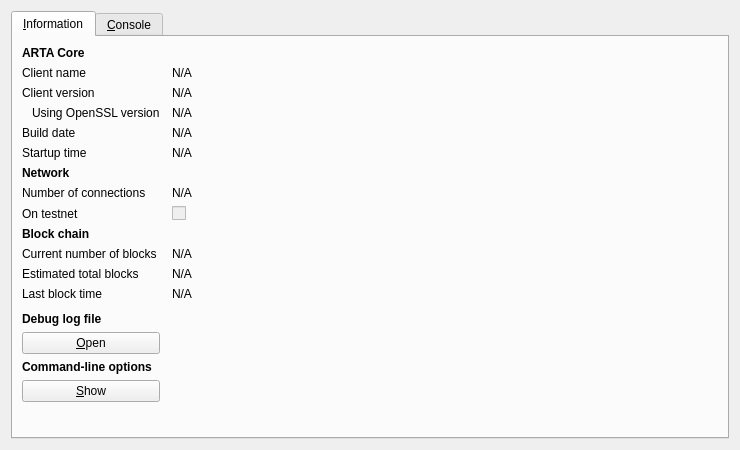
<?xml version="1.0" encoding="UTF-8"?>
<ui version="4.0">
 <class>RPCConsole</class>
 <widget class="QDialog" name="RPCConsole">
  <property name="geometry">
   <rect>
    <x>0</x>
    <y>0</y>
    <width>740</width>
    <height>450</height>
   </rect>
  </property>
  <property name="windowTitle">
   <string>ARTA - Debug window</string>
  </property>
  <layout class="QVBoxLayout" name="verticalLayout_2">
   <item>
    <widget class="QTabWidget" name="tabWidget">
     <property name="currentIndex">
      <number>0</number>
     </property>
     <widget class="QWidget" name="tab_info">
      <attribute name="title">
       <string>&amp;Information</string>
      </attribute>
      <layout class="QGridLayout" name="gridLayout" columnstretch="0,1">
       <property name="horizontalSpacing">
        <number>12</number>
       </property>
       <item row="0" column="0">
        <widget class="QLabel" name="label_9">
         <property name="font">
          <font>
           <weight>75</weight>
           <bold>true</bold>
          </font>
         </property>
         <property name="text">
          <string>ARTA Core</string>
         </property>
        </widget>
       </item>
       <item row="1" column="0">
        <widget class="QLabel" name="label_5">
         <property name="text">
          <string>Client name</string>
         </property>
        </widget>
       </item>
       <item row="1" column="1">
        <widget class="QLabel" name="clientName">
         <property name="cursor">
          <cursorShape>IBeamCursor</cursorShape>
         </property>
         <property name="text">
          <string>N/A</string>
         </property>
         <property name="textFormat">
          <enum>Qt::PlainText</enum>
         </property>
         <property name="textInteractionFlags">
          <set>Qt::LinksAccessibleByMouse|Qt::TextSelectableByKeyboard|Qt::TextSelectableByMouse</set>
         </property>
        </widget>
       </item>
       <item row="2" column="0">
        <widget class="QLabel" name="label_6">
         <property name="text">
          <string>Client version</string>
         </property>
        </widget>
       </item>
       <item row="2" column="1">
        <widget class="QLabel" name="clientVersion">
         <property name="cursor">
          <cursorShape>IBeamCursor</cursorShape>
         </property>
         <property name="text">
          <string>N/A</string>
         </property>
         <property name="textFormat">
          <enum>Qt::PlainText</enum>
         </property>
         <property name="textInteractionFlags">
          <set>Qt::LinksAccessibleByMouse|Qt::TextSelectableByKeyboard|Qt::TextSelectableByMouse</set>
         </property>
        </widget>
       </item>
       <item row="3" column="0">
        <widget class="QLabel" name="label_14">
         <property name="text">
          <string>Using OpenSSL version</string>
         </property>
         <property name="indent">
          <number>10</number>
         </property>
        </widget>
       </item>
       <item row="3" column="1">
        <widget class="QLabel" name="openSSLVersion">
         <property name="cursor">
          <cursorShape>IBeamCursor</cursorShape>
         </property>
         <property name="text">
          <string>N/A</string>
         </property>
         <property name="textFormat">
          <enum>Qt::PlainText</enum>
         </property>
         <property name="textInteractionFlags">
          <set>Qt::LinksAccessibleByMouse|Qt::TextSelectableByKeyboard|Qt::TextSelectableByMouse</set>
         </property>
        </widget>
       </item>
       <item row="4" column="0">
        <widget class="QLabel" name="label_12">
         <property name="text">
          <string>Build date</string>
         </property>
        </widget>
       </item>
       <item row="4" column="1">
        <widget class="QLabel" name="buildDate">
         <property name="cursor">
          <cursorShape>IBeamCursor</cursorShape>
         </property>
         <property name="text">
          <string>N/A</string>
         </property>
         <property name="textFormat">
          <enum>Qt::PlainText</enum>
         </property>
         <property name="textInteractionFlags">
          <set>Qt::LinksAccessibleByMouse|Qt::TextSelectableByKeyboard|Qt::TextSelectableByMouse</set>
         </property>
        </widget>
       </item>
       <item row="5" column="0">
        <widget class="QLabel" name="label_13">
         <property name="text">
          <string>Startup time</string>
         </property>
        </widget>
       </item>
       <item row="5" column="1">
        <widget class="QLabel" name="startupTime">
         <property name="cursor">
          <cursorShape>IBeamCursor</cursorShape>
         </property>
         <property name="text">
          <string>N/A</string>
         </property>
         <property name="textFormat">
          <enum>Qt::PlainText</enum>
         </property>
         <property name="textInteractionFlags">
          <set>Qt::LinksAccessibleByMouse|Qt::TextSelectableByKeyboard|Qt::TextSelectableByMouse</set>
         </property>
        </widget>
       </item>
       <item row="6" column="0">
        <widget class="QLabel" name="label_11">
         <property name="font">
          <font>
           <weight>75</weight>
           <bold>true</bold>
          </font>
         </property>
         <property name="text">
          <string>Network</string>
         </property>
        </widget>
       </item>
       <item row="7" column="0">
        <widget class="QLabel" name="label_7">
         <property name="text">
          <string>Number of connections</string>
         </property>
        </widget>
       </item>
       <item row="7" column="1">
        <widget class="QLabel" name="numberOfConnections">
         <property name="cursor">
          <cursorShape>IBeamCursor</cursorShape>
         </property>
         <property name="text">
          <string>N/A</string>
         </property>
         <property name="textFormat">
          <enum>Qt::PlainText</enum>
         </property>
         <property name="textInteractionFlags">
          <set>Qt::LinksAccessibleByMouse|Qt::TextSelectableByKeyboard|Qt::TextSelectableByMouse</set>
         </property>
        </widget>
       </item>
       <item row="8" column="0">
        <widget class="QLabel" name="label_8">
         <property name="text">
          <string>On testnet</string>
         </property>
        </widget>
       </item>
       <item row="8" column="1">
        <widget class="QCheckBox" name="isTestNet">
         <property name="enabled">
          <bool>false</bool>
         </property>
         <property name="text">
          <string/>
         </property>
        </widget>
       </item>
       <item row="9" column="0">
        <widget class="QLabel" name="label_10">
         <property name="font">
          <font>
           <weight>75</weight>
           <bold>true</bold>
          </font>
         </property>
         <property name="text">
          <string>Block chain</string>
         </property>
        </widget>
       </item>
       <item row="10" column="0">
        <widget class="QLabel" name="label_3">
         <property name="text">
          <string>Current number of blocks</string>
         </property>
        </widget>
       </item>
       <item row="10" column="1">
        <widget class="QLabel" name="numberOfBlocks">
         <property name="cursor">
          <cursorShape>IBeamCursor</cursorShape>
         </property>
         <property name="text">
          <string>N/A</string>
         </property>
         <property name="textFormat">
          <enum>Qt::PlainText</enum>
         </property>
         <property name="textInteractionFlags">
          <set>Qt::LinksAccessibleByMouse|Qt::TextSelectableByKeyboard|Qt::TextSelectableByMouse</set>
         </property>
        </widget>
       </item>
       <item row="11" column="0">
        <widget class="QLabel" name="label_4">
         <property name="text">
          <string>Estimated total blocks</string>
         </property>
        </widget>
       </item>
       <item row="11" column="1">
        <widget class="QLabel" name="totalBlocks">
         <property name="cursor">
          <cursorShape>IBeamCursor</cursorShape>
         </property>
         <property name="text">
          <string>N/A</string>
         </property>
         <property name="textFormat">
          <enum>Qt::PlainText</enum>
         </property>
         <property name="textInteractionFlags">
          <set>Qt::LinksAccessibleByMouse|Qt::TextSelectableByKeyboard|Qt::TextSelectableByMouse</set>
         </property>
        </widget>
       </item>
       <item row="12" column="0">
        <widget class="QLabel" name="label_2">
         <property name="text">
          <string>Last block time</string>
         </property>
        </widget>
       </item>
       <item row="12" column="1">
        <widget class="QLabel" name="lastBlockTime">
         <property name="cursor">
          <cursorShape>IBeamCursor</cursorShape>
         </property>
         <property name="text">
          <string>N/A</string>
         </property>
         <property name="textFormat">
          <enum>Qt::PlainText</enum>
         </property>
         <property name="textInteractionFlags">
          <set>Qt::LinksAccessibleByMouse|Qt::TextSelectableByKeyboard|Qt::TextSelectableByMouse</set>
         </property>
        </widget>
       </item>
       <item row="13" column="0">
        <spacer name="verticalSpacer_2">
         <property name="orientation">
          <enum>Qt::Vertical</enum>
         </property>
         <property name="sizeHint" stdset="0">
          <size>
           <width>20</width>
           <height>20</height>
          </size>
         </property>
        </spacer>
       </item>
       <item row="14" column="0">
        <widget class="QLabel" name="labelDebugLogfile">
         <property name="font">
          <font>
           <weight>75</weight>
           <bold>true</bold>
          </font>
         </property>
         <property name="text">
          <string>Debug log file</string>
         </property>
        </widget>
       </item>
       <item row="15" column="0">
        <widget class="QPushButton" name="openDebugLogfileButton">
         <property name="toolTip">
          <string>Open the ARTA debug log file from the current data directory. This can take a few seconds for large log files.</string>
         </property>
         <property name="text">
          <string>&amp;Open</string>
         </property>
         <property name="autoDefault">
          <bool>false</bool>
         </property>
        </widget>
       </item>
       <item row="16" column="0">
        <widget class="QLabel" name="labelCLOptions">
         <property name="font">
          <font>
           <weight>75</weight>
           <bold>true</bold>
          </font>
         </property>
         <property name="text">
          <string>Command-line options</string>
         </property>
        </widget>
       </item>
       <item row="17" column="0">
        <widget class="QPushButton" name="showCLOptionsButton">
         <property name="toolTip">
          <string>Show the ARTA-qt help message to get a list with possible ARTA command-line options.</string>
         </property>
         <property name="text">
          <string>&amp;Show</string>
         </property>
         <property name="autoDefault">
          <bool>false</bool>
         </property>
        </widget>
       </item>
       <item row="18" column="0">
        <spacer name="verticalSpacer">
         <property name="orientation">
          <enum>Qt::Vertical</enum>
         </property>
         <property name="sizeHint" stdset="0">
          <size>
           <width>20</width>
           <height>40</height>
          </size>
         </property>
        </spacer>
       </item>
      </layout>
     </widget>
     <widget class="QWidget" name="tab_console">
      <attribute name="title">
       <string>&amp;Console</string>
      </attribute>
      <layout class="QVBoxLayout" name="verticalLayout_3">
       <property name="spacing">
        <number>3</number>
       </property>
       <item>
        <widget class="QTextEdit" name="messagesWidget">
         <property name="minimumSize">
          <size>
           <width>0</width>
           <height>100</height>
          </size>
         </property>
         <property name="readOnly">
          <bool>true</bool>
         </property>
         <property name="tabKeyNavigation" stdset="0">
          <bool>false</bool>
         </property>
         <property name="columnCount" stdset="0">
          <number>2</number>
         </property>
        </widget>
       </item>
       <item>
        <layout class="QHBoxLayout" name="horizontalLayout">
         <property name="spacing">
          <number>3</number>
         </property>
         <item>
          <widget class="QLabel" name="label">
           <property name="text">
            <string notr="true">&gt;</string>
           </property>
          </widget>
         </item>
         <item>
          <widget class="QLineEdit" name="lineEdit"/>
         </item>
         <item>
          <widget class="QPushButton" name="clearButton">
           <property name="maximumSize">
            <size>
             <width>24</width>
             <height>24</height>
            </size>
           </property>
           <property name="toolTip">
            <string>Clear console</string>
           </property>
           <property name="text">
            <string/>
           </property>
           <property name="icon">
            <iconset resource="../bitcoin.qrc">
             <normaloff>:/icons/remove</normaloff>:/icons/remove</iconset>
           </property>
           <property name="shortcut">
            <string notr="true">Ctrl+L</string>
           </property>
           <property name="autoDefault">
            <bool>false</bool>
           </property>
          </widget>
         </item>
        </layout>
       </item>
      </layout>
     </widget>
    </widget>
   </item>
  </layout>
 </widget>
 <resources>
  <include location="../bitcoin.qrc"/>
 </resources>
 <connections/>
</ui>
